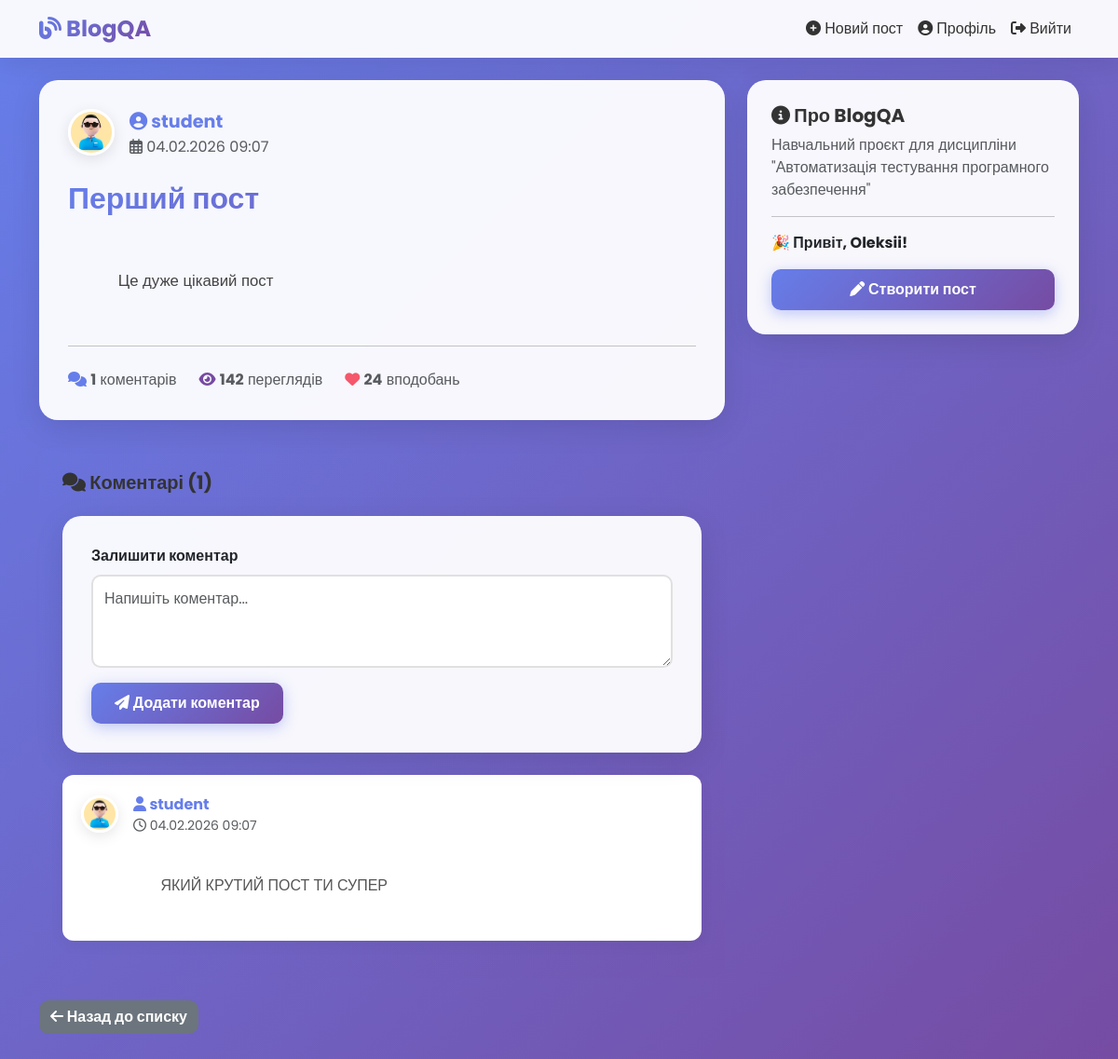
The app's page /post/1/ (signed in) with its own data.
### blog/models.py (models this page shows, shortened)
class Post(models.Model):
    title = models.CharField(max_length=200, verbose_name="Заголовок")
    content = models.TextField(verbose_name="Зміст")
    date_posted = models.DateTimeField(default=timezone.now, verbose_name="Дата публікації")
    author = models.ForeignKey(User, on_delete=models.CASCADE, verbose_name="Автор")
    class Meta:
        ordering = ['-date_posted']
        verbose_name = "Пост"
        verbose_name_plural = "Пости"

class Comment(models.Model):
    post = models.ForeignKey(Post, on_delete=models.CASCADE, related_name='comments', verbose_name="Пост")
    author = models.ForeignKey(User, on_delete=models.CASCADE, verbose_name="Автор")
    content = models.TextField(verbose_name="Текст коментаря")
    date_posted = models.DateTimeField(default=timezone.now, verbose_name="Дата публікації")
    class Meta:
        ordering = ['date_posted']
        verbose_name = "Коментар"
        verbose_name_plural = "Коментарі"

### users/models.py (models this page shows, shortened)
class Profile(models.Model):
    user = models.OneToOneField(User, on_delete=models.CASCADE, verbose_name="Користувач")
    image = models.ImageField(
        default='default.jpg',  # повинен лежати у MEDIA_ROOT
        upload_to='profile_pics',
        verbose_name="Аватар"
    )
    bio = models.TextField(max_length=500, blank=True, verbose_name="Про себе")
    class Meta:
        verbose_name = "Профіль"
        verbose_name_plural = "Профілі"

### blog/views.py (the view)
# urls.py: path('post/<int:pk>/', PostDetailView.as_view(), name='post-detail'),
class PostDetailView(DetailView):
    model = Post
    template_name = 'blog/post_detail.html'
    def get_context_data(self, **kwargs):
        context = super().get_context_data(**kwargs)
        context['comments'] = self.object.comments.all()
        context['comment_form'] = CommentForm()
        return context

### blog/forms.py
class CommentForm(forms.ModelForm):
    class Meta:
        model = Comment
        fields = ['content']
        labels = {
            'content': '',
        }
        widgets = {
            'content': forms.Textarea(attrs={
                'class': 'form-control',
                'rows': 3,
                'placeholder': 'Напишіть коментар...'
            }),
        }

### blog/templates/blog/post_detail.html (shortened to what this page needs)
{% extends "blog/base.html" %}
{% block content %}
    <div class="post-card">
        <div class="d-flex align-items-start mb-4">
            <img src="{{ object.author.profile.image.url }}" class="profile-img me-3" alt="Avatar">
            <div class="flex-grow-1">
                <a href="{% url 'user-posts' object.author.username %}" class="text-decoration-none">
                    <strong style="color: #667eea; font-size: 1.2rem;">
                        <i class="fas fa-user-circle"></i> {{ object.author.username }}
                    </strong>
                </a>
                <div class="text-muted">
                    <i class="far fa-calendar-alt"></i> {{ object.date_posted|date:"d.m.Y H:i" }}
                </div>
            </div>
        </div>
        <h2 class="mb-4" style="background: linear-gradient(135deg, #667eea 0%, #764ba2 100%); -webkit-background-clip: text; -webkit-text-fill-color: transparent;">
            {{ object.title }}
        </h2>
        <div style="white-space: pre-wrap; line-height: 1.8; color: #444; font-size: 1.05rem;">
            {{ object.content }}
        </div>
        <hr class="my-4">
        <div class="d-flex gap-4 text-muted">
            <span><i class="fas fa-comments" style="color: #667eea;"></i> <strong>{{ comments.count }}</strong> коментарів</span>
            <span><i class="fas fa-eye" style="color: #764ba2;"></i> <strong>142</strong> переглядів</span>
            <span><i class="fas fa-heart" style="color: #f5576c;"></i> <strong>24</strong> вподобань</span>
        </div>
    </div>
    <div class="comment-section">
        <h5 class="mb-4">
            <i class="fas fa-comments"></i> Коментарі ({{ comments.count }})
        </h5>
        {% if user.is_authenticated %}
            <div class="post-card mb-4">
                <form method="POST" action="{% url 'add-comment' object.id %}">
                    <div class="mb-3">
                        <label class="form-label"><strong>Залишити коментар</strong></label>
                        {{ comment_form.content }}
                    </div>
                    <button type="submit" class="btn btn-primary">
                        <i class="fas fa-paper-plane"></i> Додати коментар
                    </button>
                </form>
            </div>
        {% endif %}
        {% for comment in comments %}
            <div class="comment">
                <div class="d-flex align-items-center mb-3">
                    <img src="{{ comment.author.profile.image.url }}" class="profile-img me-3" alt="Avatar" style="width: 40px; height: 40px;">
                    <div class="flex-grow-1">
                        <strong style="color: #667eea;">
                            <i class="fas fa-user"></i> {{ comment.author.username }}
                        </strong>
                        <div class="text-muted small">
                            <i class="far fa-clock"></i> {{ comment.date_posted|date:"d.m.Y H:i" }}
                        </div>
                    </div>
                </div>
                <p class="mb-0" style="white-space: pre-wrap; line-height: 1.6; color: #555;">
                    {{ comment.content }}
                </p>
            </div>
        {% empty %}
            <div class="text-center py-5">
                <i class="fas fa-comment-slash" style="font-size: 3rem; color: rgba(255,255,255,0.3);"></i>
                <p class="mt-3 text-muted">Коментарів поки немає. Станьте першим!</p>
            </div>
        {% endfor %}
    </div>
    <div class="mt-4">
        <a href="{% url 'blog-home' %}" class="btn btn-secondary">
            <i class="fas fa-arrow-left"></i> Назад до списку
        </a>
    </div>
{% endblock %}

### blog/templates/blog/base.html (shortened to what this page needs)
<!DOCTYPE html>
<html lang="uk">
<head>
    <link href="https://cdn.jsdelivr.net/npm/bootstrap@5.3.0/dist/css/bootstrap.min.css" rel="stylesheet">
    <link rel="stylesheet" href="https://cdnjs.cloudflare.com/ajax/libs/font-awesome/6.4.0/css/all.min.css">
</head>
<body>
    <nav class="navbar navbar-expand-lg navbar-light mb-4">
        <div class="container">
            <a class="navbar-brand" href="{% url 'blog-home' %}">
                <i class="fas fa-blog"></i> BlogQA
            </a>
            <div class="collapse navbar-collapse" id="navbarNav">
                <ul class="navbar-nav ms-auto">
                    {% if user.is_authenticated %}
                        <li class="nav-item">
                            <a class="nav-link" href="{% url 'post-create' %}">
                                <i class="fas fa-plus-circle"></i> Новий пост
                            </a>
                        </li>
                        <li class="nav-item">
                            <a class="nav-link" href="{% url 'profile' %}">
                                <i class="fas fa-user-circle"></i> Профіль
                            </a>
                        </li>
                        <li class="nav-item">
                            <a class="nav-link" href="{% url 'logout' %}">
                                <i class="fas fa-sign-out-alt"></i> Вийти
                            </a>
                        </li>
                    {% endif %}
                </ul>
            </div>
        </div>
    </nav>
    <div class="container">
        <div class="row">
            <div class="col-md-8">
                {% block content %}{% endblock %}
            </div>
            <div class="col-md-4">
                <div class="sidebar">
                    <h5><i class="fas fa-info-circle"></i> Про BlogQA</h5>
                    <p class="text-muted">Навчальний проєкт для дисципліни "Автоматизація тестування програмного забезпечення"</p>
                    {% if user.is_authenticated %}
                        <hr>
                        <p><strong>🎉 Привіт, {{ user.username }}!</strong></p>
                        <a href="{% url 'post-create' %}" class="btn btn-primary w-100">
                            <i class="fas fa-pen"></i> Створити пост
                        </a>
                    {% endif %}
                </div>
            </div>
        </div>
    </div>
</body>
</html>

### blog/templates/blog/base.html (style rules this page uses)
* { font-family: 'Poppins', sans-serif; }
body { background: linear-gradient(135deg, #667eea 0%, #764ba2 100%); min-height: 100vh; padding-bottom: 50px; }
.navbar { background: rgba(255, 255, 255, 0.95) !important; backdrop-filter: blur(10px); box-shadow: 0 4px 30px rgba(0, 0, 0, 0.1); border: none; }
.navbar-brand { font-weight: 700; background: linear-gradient(135deg, #667eea 0%, #764ba2 100%); -webkit-background-clip: text; -webkit-text-fill-color: transparent; font-size: 1.5rem; }
.nav-link { color: #333 !important; font-weight: 500; transition: all 0.3s ease; position: relative; }
.nav-link::after { content: ''; position: absolute; bottom: 0; left: 50%; transform: translateX(-50%); width: 0; height: 2px; background: linear-gradient(135deg, #667eea 0%, #764ba2 100%); transition: width 0.3s ease; }
.post-card { background: rgba(255, 255, 255, 0.95); backdrop-filter: blur(10px); border-radius: 20px; box-shadow: 0 8px 32px rgba(0, 0, 0, 0.1); margin-bottom: 30px; padding: 30px; border: 1px solid rgba(255, 255, 255, 0.2); transition: all 0.3s ease; animation: fadeInUp 0.6s ease; }
.profile-img { width: 50px; height: 50px; border-radius: 50%; object-fit: cover; border: 3px solid #fff; box-shadow: 0 4px 15px rgba(0, 0, 0, 0.1); transition: all 0.3s ease; }
.sidebar { background: rgba(255, 255, 255, 0.95); backdrop-filter: blur(10px); border-radius: 20px; padding: 25px; box-shadow: 0 8px 32px rgba(0, 0, 0, 0.1); border: 1px solid rgba(255, 255, 255, 0.2); position: sticky; top: 20px; }
.comment-section { background: linear-gradient(135deg, rgba(102, 126, 234, 0.1) 0%, rgba(118, 75, 162, 0.1) 100%); padding: 25px; border-radius: 15px; margin-top: 30px; }
.comment { background: white; padding: 20px; border-radius: 12px; margin-bottom: 15px; box-shadow: 0 4px 15px rgba(0, 0, 0, 0.05); transition: all 0.3s ease; }
.btn-primary { background: linear-gradient(135deg, #667eea 0%, #764ba2 100%); border: none; border-radius: 10px; padding: 10px 25px; font-weight: 600; transition: all 0.3s ease; box-shadow: 0 4px 15px rgba(102, 126, 234, 0.4); }
.btn-secondary { background: #6c757d; border: none; border-radius: 10px; font-weight: 600; transition: all 0.3s ease; }
.form-control { border: 2px solid #e0e0e0; border-radius: 10px; padding: 12px; transition: all 0.3s ease; }
h2, h4, h5 { color: #333; font-weight: 700; }
.sidebar .btn-primary { animation: pulse 2s infinite; }

### records on screen
Post: author.profile.image (placeholder picture), author.username "student", date_posted "04.02.2026 09:07", title "Перший пост", content "Це дуже цікавий пост", count "1"
Comment: author.profile.image (placeholder picture), author.username "student", date_posted "04.02.2026 09:07", content "ЯКИЙ КРУТИЙ ПОСТ ТИ СУПЕР"

### other values on screen
{{ comments.count }} "1"
{{ user.username }} "Oleksii"
